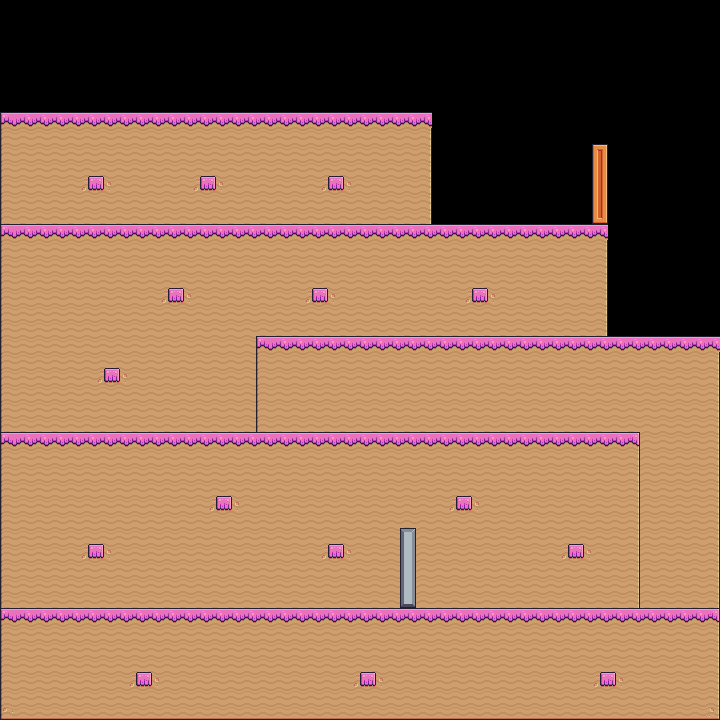

Rendered tile map (Tiled .tmx) drawn with the repository's tilesets; below, a short description and the map source with its tile grids summarised:
An orthogonal 45x45 tile map with 16x16 px tiles, 2 tile layers (ground, decoration), 2 tilesets and 40 objects.

<map version="1.10" tiledversion="1.10.2" orientation="orthogonal" renderorder="right-down" width="45" height="45" tilewidth="16" tileheight="16" infinite="0" nextlayerid="12" nextobjectid="807">
 <properties>
  <property name="musicAsset" value="MUSIC14" />
  <property name="name" value="Gandalf said `Mellon`" />
 </properties>
 <tileset firstgid="1" source="objects.tsx" />
 <tileset firstgid="17" source="terrain-extruded.tsx" />
 <layer id="2" name="ground" width="45" height="45">
  <data>[2025 cells, 1540 non-empty, 15 distinct tile ids]</data>
 </layer>
 <layer id="1" name="decoration" width="45" height="45">
  <data>[2025 cells, 30 non-empty, 2 distinct tile ids]</data>
 </layer>
 <objectgroup color="#ff0000" id="3" name="objects">
  <object id="750" gid="1" x="16" y="112" width="32" height="32" />
  <object id="751" gid="2" x="-13" y="244" width="38" height="38">
   <properties>
    <property name="entityTags" propertytype="EntityTags" value="FOREGROUND,HAS_TRACK" />
   </properties>
  </object>
  <object id="752" gid="2" x="585" y="246" width="38" height="38">
   <properties>
    <property name="entityTags" propertytype="EntityTags" value="FOREGROUND,HAS_TRACK" />
   </properties>
  </object>
  <object id="755" gid="2" x="241" y="356" width="38" height="38">
   <properties>
    <property name="entityTags" propertytype="EntityTags" value="FOREGROUND,HAS_TRACK" />
   </properties>
  </object>
  <object id="757" gid="2" x="696" y="356" width="38" height="38">
   <properties>
    <property name="entityTags" propertytype="EntityTags" value="FOREGROUND,HAS_TRACK" />
   </properties>
  </object>
  <object id="758" gid="2" x="618" y="452" width="38" height="38">
   <properties>
    <property name="entityTags" propertytype="EntityTags" value="FOREGROUND,HAS_TRACK" />
   </properties>
  </object>
  <object id="759" gid="2" x="-13" y="453" width="38" height="38">
   <properties>
    <property name="entityTags" propertytype="EntityTags" value="FOREGROUND,HAS_TRACK" />
   </properties>
  </object>
  <object id="760" gid="2" x="696" y="630" width="38" height="38">
   <properties>
    <property name="entityTags" propertytype="EntityTags" value="FOREGROUND,HAS_TRACK" />
   </properties>
  </object>
  <object id="761" gid="2" x="327" y="629" width="38" height="38">
   <properties>
    <property name="entityTags" propertytype="EntityTags" value="FOREGROUND,HAS_TRACK" />
   </properties>
  </object>
  <object id="762" gid="2" x="-13" y="630" width="38" height="38">
   <properties>
    <property name="entityTags" propertytype="EntityTags" value="FOREGROUND,HAS_TRACK" />
   </properties>
  </object>
  <object id="768" gid="16" x="352" y="208" width="54" height="52" />
  <object id="769" gid="16" x="256" y="208" width="54" height="52" />
  <object id="770" gid="16" x="128" y="208" width="54" height="52" />
  <object id="771" gid="16" x="528" y="320" width="54" height="52" />
  <object id="772" gid="16" x="368" y="320" width="54" height="52" />
  <object id="774" gid="3" x="151" y="371" width="42" height="42" />
  <object id="775" gid="3" x="128" y="544" width="42" height="42" />
  <object id="776" gid="3" x="288" y="544" width="42" height="42" />
  <object id="777" gid="3" x="448" y="544" width="42" height="42" />
  <object id="778" gid="3" x="608" y="544" width="42" height="42" />
  <object id="779" gid="7" x="352" y="112" width="32" height="32" />
  <object id="780" gid="7" x="288" y="112" width="32" height="32" />
  <object id="781" gid="7" x="224" y="112" width="32" height="32" />
  <object id="782" gid="7" x="160" y="112" width="32" height="32" />
  <object id="785" gid="8" x="176" y="224" width="32" height="32" />
  <object id="788" gid="8" x="536" y="502" width="32" height="32" />
  <object id="789" gid="9" x="608" y="608" width="32" height="32" />
  <object id="790" gid="5" x="16" y="610" width="64" height="64" />
  <object id="799" gid="7" x="400" y="112" width="32" height="32" />
  <object id="804" gid="10" x="433" y="209" width="32" height="32" />
  <object id="806" gid="10" x="432" y="336" width="32" height="32" />
 </objectgroup>
 <objectgroup id="10" name="tracks">
  <object id="764" x="4" y="226">
   <polyline points="0,0 602,0" />
  </object>
  <object id="765" x="716" y="338">
   <polyline points="0,0 -457,0" />
  </object>
  <object id="766" x="638" y="434">
   <polyline points="0,0 -634,0" />
  </object>
  <object id="767" x="2" y="610">
   <polyline points="0,0 714,0" />
  </object>
  <object id="791" x="554" y="237">
   <polyline points="0,0 1,92" />
  </object>
  <object id="792" x="395" y="325">
   <polyline points="0,0 0,-87" />
  </object>
  <object id="793" x="379" y="213">
   <polyline points="0,0 0,-90" />
  </object>
  <object id="794" x="283" y="212">
   <polyline points="0,0 0,-86" />
  </object>
  <object id="795" x="155" y="211">
   <polyline points="0,0 0,-87" />
  </object>
 </objectgroup>
</map>
